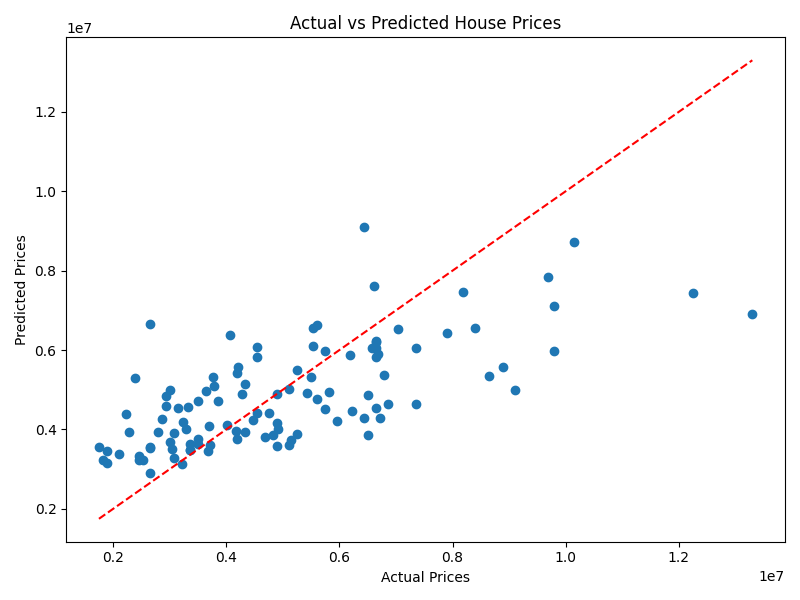

Python code for this plot:
import pandas as pd
import matplotlib.pyplot as plt

from sklearn.model_selection import train_test_split
from sklearn.linear_model import LinearRegression
from sklearn.metrics import (
    mean_absolute_error,
    mean_squared_error,
    r2_score
)

# ==========================
# Load Dataset
# ==========================
data = pd.read_csv("train.csv")

print("Dataset Loaded Successfully!")
print("\nFirst 5 Rows:")
print(data.head())

# ==========================
# Dataset Information
# ==========================
print("\nDataset Shape:")
print(data.shape)

print("\nDataset Info:")
print(data.info())

print("\nMissing Values:")
print(data.isnull().sum())

# ==========================
# Feature Selection
# ==========================
X = data[['area', 'bedrooms', 'bathrooms']]
y = data['price']

# ==========================
# Train-Test Split
# ==========================
X_train, X_test, y_train, y_test = train_test_split(
    X,
    y,
    test_size=0.2,
    random_state=42
)

print("\nTraining Data Shape:", X_train.shape)
print("Testing Data Shape:", X_test.shape)

# ==========================
# Model Training
# ==========================
model = LinearRegression()
model.fit(X_train, y_train)

print("\nModel Training Completed!")

# ==========================
# Predictions
# ==========================
y_pred = model.predict(X_test)

# ==========================
# Model Evaluation
# ==========================
mae = mean_absolute_error(y_test, y_pred)
mse = mean_squared_error(y_test, y_pred)
r2 = r2_score(y_test, y_pred)

print("\nModel Evaluation")
print("-" * 40)
print(f"Mean Absolute Error (MAE): {mae:.2f}")
print(f"Mean Squared Error (MSE): {mse:.2f}")
print(f"R2 Score: {r2:.4f}")

# ==========================
# Model Coefficients
# ==========================
print("\nModel Coefficients")
print("-" * 40)

for feature, coef in zip(X.columns, model.coef_):
    print(f"{feature}: {coef:.2f}")

print(f"Intercept: {model.intercept_:.2f}")

# ==========================
# Predict New House Price
# ==========================
new_house = pd.DataFrame({
    'area': [2000],
    'bedrooms': [3],
    'bathrooms': [2]
})

predicted_price = model.predict(new_house)

print("\nHouse Price Prediction")
print("-" * 40)
print("Area: 2000 sq ft")
print("Bedrooms: 3")
print("Bathrooms: 2")
print(f"Predicted Price: {predicted_price[0]:.2f}")

# ==========================
# Actual vs Predicted Plot
# ==========================
plt.figure(figsize=(8, 6))
plt.scatter(y_test, y_pred)

plt.plot(
    [y_test.min(), y_test.max()],
    [y_test.min(), y_test.max()],
    'r--'
)

plt.xlabel("Actual Prices")
plt.ylabel("Predicted Prices")
plt.title("Actual vs Predicted House Prices")

plt.tight_layout()

# Save Graph
plt.savefig("house_price_prediction.png")

plt.show()

print("\nGraph saved as: house_price_prediction.png")
print("Project Completed Successfully!")
